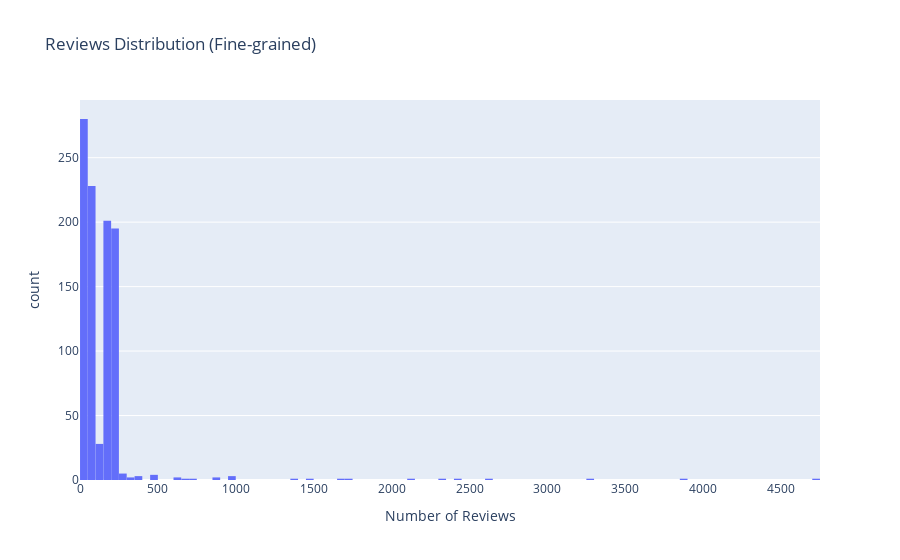

Notebook code cell kept with this figure:
### Code cell
fig = px.histogram(
    df,
    x="reviews",
    nbins=100,  # more bins = finer histogram
    title="Reviews Distribution (Fine-grained)",
    labels={"reviews": "Number of Reviews"}
)
fig.update_layout(bargap=0.01)  # reduce gap between bars
fig.show()

### Figure 1 — Plotly figure (JSON) as saved in the notebook; plotly's stock layout.template omitted (floating-point values rounded to 4 significant figures; data arrays with more than 128 entries replaced by an {"elided": "..."} marker saying what was removed)
{"data": [{"alignmentgroup": "True", "bingroup": "x", "hovertemplate": "Number of Reviews=%{x}<br>count=%{y}<extra></extra>", "legendgroup": "", "marker": {"color": "#636efa", "pattern": {"shape": ""}}, "name": "", "nbinsx": 100, "offsetgroup": "", "orientation": "v", "showlegend": false, "type": "histogram", "x": {"elided": "966 int values"}, "xaxis": "x", "yaxis": "y"}], "layout": {"bargap": 0.01, "barmode": "relative", "legend": {"tracegroupgap": 0}, "title": {"text": "Reviews Distribution (Fine-grained)"}, "xaxis": {"anchor": "y", "domain": [0, 1], "title": {"text": "Number of Reviews"}}, "yaxis": {"anchor": "x", "domain": [0, 1], "title": {"text": "count"}}}}
